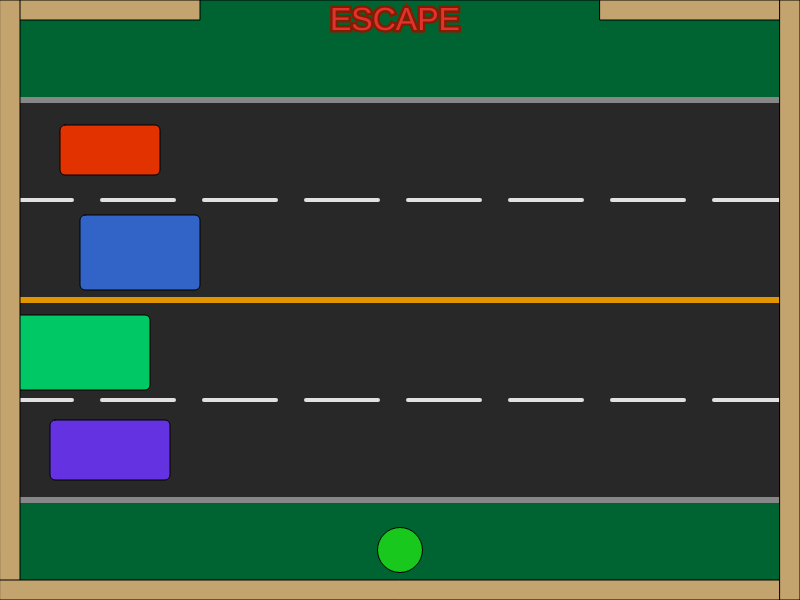
Frame 1 (no input)
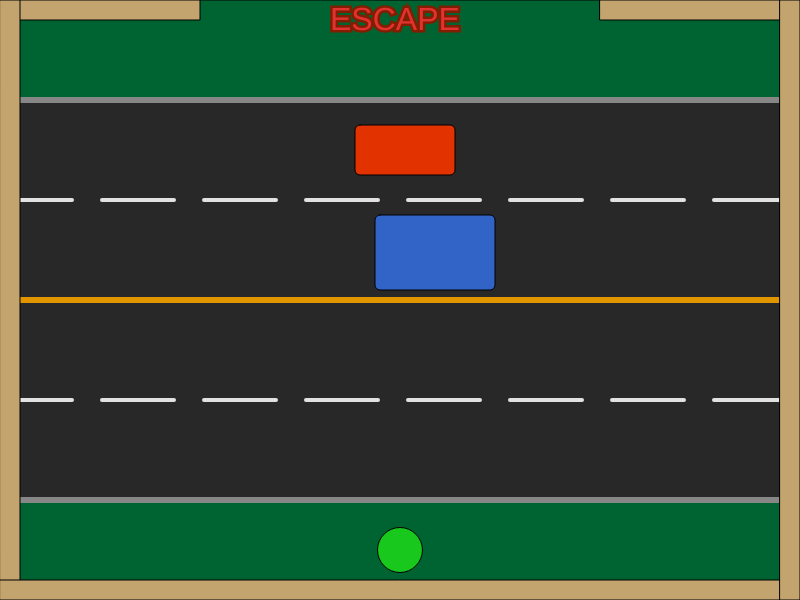
Frame 60 (no input)
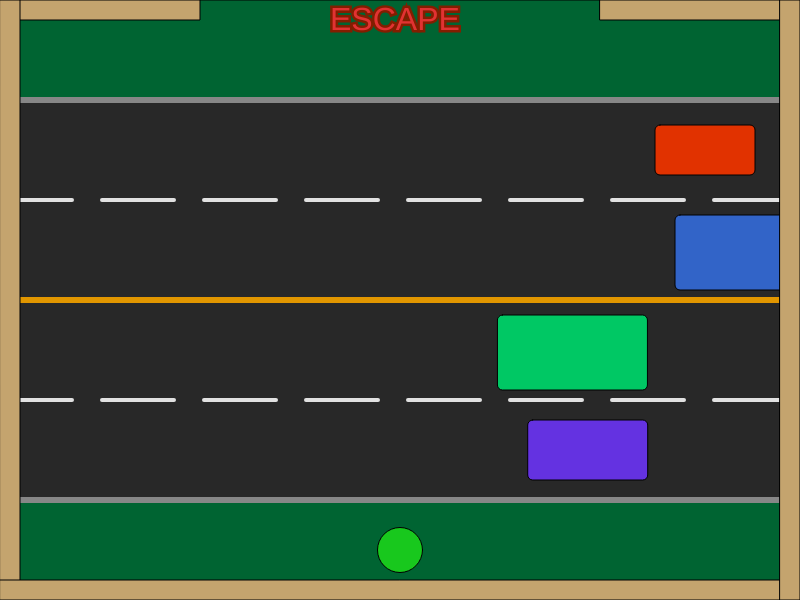
Frame 120 (the mouse pressed at the canvas centre since frame 60)

The p5.js sketch that drew these frames (run headless with seeded random() and noise() and a simulated clock; from frame 60 on, the mouse is pressed at the canvas centre):

// p5.js sketch
// ── sketch.js
//-----------------------VARIABLES--------------------------//
  //Character Variables//
    var FrogX = 400;
    var FrogY = 550;
    var FrogD = 45;
    var move = 5;

  //Car Variables/Arrays//
    var CarX = [];
    var CarY = [];
    var CarH = [];
    var CarW = [];
    var CarSpeed = [];

  //Text var//
    var textX= 330;
    var textY= 30;
//----------------------CANVAS & DRAW----------------------//
  function setup()
    {
      createCanvas(800,600);
      //Car 1//
        CarX[0] = 60;
        CarY[0] = 125;
        CarH[0] = 50;
        CarW[0] = 100;
       CarSpeed[0] = 5;
      //Car 2//
        CarX[1] = 80;
        CarY[1] = 215;
        CarH[1] = 75;
        CarW[1] = 120;
       CarSpeed[1] = 5;
      //Car 3//
        CarX[2] = 0;
        CarY[2] = 315;
        CarH[2] = 75;
        CarW[2] = 150;
       CarSpeed[2] = 5;
      //Car 4//
        CarX[3] = 50;
        CarY[3] = 420;
        CarH[3] = 60;
        CarW[3] = 120;
       CarSpeed[3] = 5;
      
    }
//-------------------------!!!DRAW HERE!!!----------------------//
  function draw()
    {
      background(40);
  //Road//
      createRoad();
  //Car functions//
      Traffick();
      TraffickCollision();
  //Character functions//
      drawFrog();
      FrogMovement();
      
  //Borders & Exit//
      createBorders(20);
      createEscape();

}
//----------------------FUNCTIONS--------------------------//
function Traffick()
{
    Car1();
    Truck1();
    Truck2();
    Car2();
  
  //----------------------//
  function Car1(){
    fill(225,50,0);
    rect(CarX[0],CarY[0],CarW[0],CarH[0],5)
    
    CarX[0] += CarSpeed[0];
      if(CarX[0] > width)
        {
        CarX[0] = -150
        CarSpeed[0] = random(3,5)+2
        CarColor = random()
        }
  }//Car1 End
  
  function Truck1(){
    fill(50,100,200)
    rect(CarX[1],CarY[1],CarW[1],CarH[1],5)
    
    CarX[1] += CarSpeed[1];
      if(CarX[1] > width)
        {
        CarX[1] = -150
        CarSpeed[1] = random(3,5)+1
        }
  }//Truck1 End
  
  function Truck2(){
     fill(0,200,100)
     rect(CarX[2],CarY[2],CarW[2],CarH[2],5)
    
     CarX[2] -= CarSpeed[2];
      if(CarX[2] < -150)
        {
        CarX[2] = 950
        CarSpeed[2] = random(2,5)+1
        }
  }//Truck2 End
  
  function Car2(){
      fill(100,50,225)
      rect(CarX[3],CarY[3],CarW[3],CarH[3],5)
    
      CarX[3] -= CarSpeed[3];
      if(CarX[3] < -150)
        {
        CarX[3] = 950
        CarSpeed[3] = random(3,5)+2
        }
   }//Car2 End
  //---------------------//
}
function TraffickCollision()
{
//Car 1 Collision//
  if(FrogX > CarX[0]-CarW[0] && FrogX < CarX[0]+CarW[0] && FrogY > CarY[0]-CarH[0] && FrogY < CarY[0]+CarH[0]){
     RestartGame();
     }
  else{
    move = 5;
    }
//Car 2 Collision//
  if(FrogX > CarX[1]-CarW[1] && FrogX < CarX[1]+CarW[1] && FrogY > CarY[1]-CarH[1] && FrogY < CarY[1]+CarH[1]){
     RestartGame();
     }
  else{
    move = 5;
    }
//Car 3 Collision//
  if(FrogX > CarX[2]-CarW[2]+110 && FrogX < CarX[2]+CarW[2] && FrogY > CarY[2]-CarH[2] && FrogY < CarY[2]+CarH[2]){
     RestartGame();
     }
  else{
    move = 5;
    }
//Car 4 Collision//
  if(FrogX > CarX[3]-CarW[3]+100 && FrogX < CarX[3]+CarW[3] && FrogY > CarY[3]-CarH[3] && FrogY < CarY[3]+CarH[3]){
     RestartGame();
     }
  else{
    move = 5;
    }
}
function createBorders(thickness)
{
    fill(196,164,110);
    // top left border
    rect(0,0,200,thickness);
    // top right border
    rect(600,0,width,thickness);
    // left border
    rect(0,0,thickness,height);
    // bottom border
    rect(0, height-thickness,width, thickness);
    // right upper border
    rect(width-thickness,0,thickness,height);
  
  //Wall Collision detection//
    //Left Wall//
    if(FrogX < 25){
      FrogX = FrogX + move;
    }
    //Right Wall//
    else if (FrogX > 775){
      FrogX = FrogX - move;
    }
    //Bottom Wall//
    else if (FrogY > 575){
      FrogY = FrogY - move;
    }
    //Upper Wall//
    else if (FrogY < 25 && FrogX > 600 || FrogY < 25 && FrogX < 200){
      FrogY = FrogY + move;
    }
}
function createEscape()
{
  push()
  fill(225,50,50)
    stroke(130,30,0)
    strokeWeight(5)
    textSize(32);
    text("ESCAPE",textX,textY)
  //Check if Frog escapes//
    if(FrogY < textY-30 && FrogX > 200 && FrogX < 600)
      {
         fill(0,225,75);
          stroke(5);
          textSize(44);
          text("You Win!", 310, 310);
      }
    pop()
}
function drawFrog()
{
    fill(24,200,29);
    circle(FrogX,FrogY,FrogD);
}
function createRoad()
{
  fill(0,100,50)
  //Bottom walkway//
  rect(0,500,800,100);
  //Upper walkway//
  rect(0,0,800,100);
  //Mid & Edge Lines//
  push()
  stroke(225,150,0);
  strokeWeight(6);
  line(0,300,width,300)
  
  stroke(135)
  line(0,100,width,100)
  line(0,500,width,500)
  pop()
  //White upper//
  push()
  stroke(225);
  strokeWeight(4);
  drawingContext.setLineDash([72,30])
  line(0,200,width,200)
  pop()
  //White Lower//
  push()
  stroke(225);
  strokeWeight(4);
  drawingContext.setLineDash([72,30])
  line(0,400,width,400)
  pop()
}
function FrogMovement()
{
  if(keyIsDown(68))
    {
      FrogX+= move;
    }
  if(keyIsDown(65))
    {
      FrogX-= move;
    }
  if(keyIsDown(87))
    {
      FrogY-= move;
    }
  if(keyIsDown(83))
    {
      FrogY+= move;
    }
}
function RestartGame()
{
  FrogX = 400;
  FrogY = 550;
  //if(counter = 0){}
}


// ── FroggerFinal.html

<html>
    <head>
        <title>Frogger Final</title>
        <script src="https://cdn.jsdelivr.net/npm/p5@1.11.0/lib/p5.min.js"></script>
        <script src="sketch.js"></script>
    </head>
    <body>
    </body>
</html>
